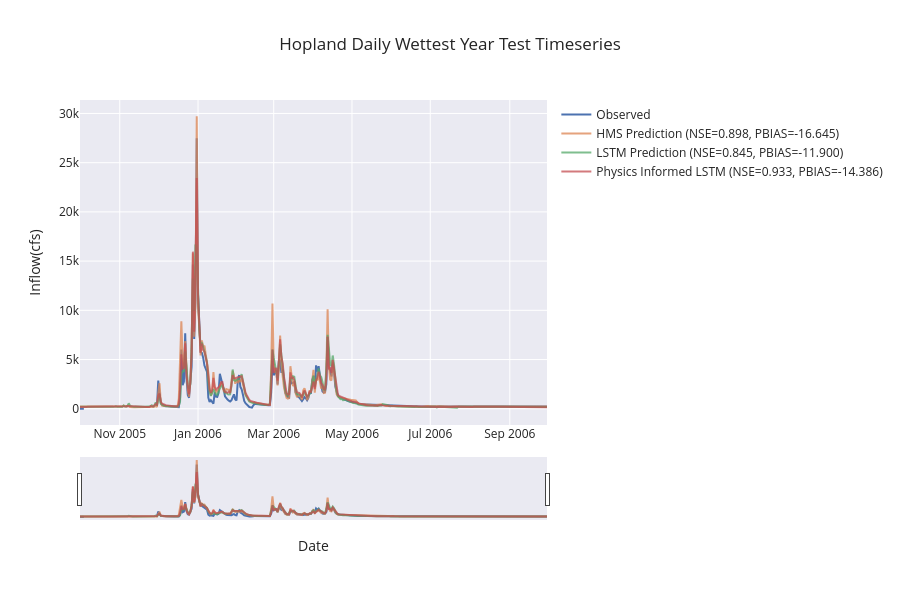

Notebook cell for this chart:
### Code cell
if not skip_best_model_test:
    plot_timeseries_comparison(source=(no_physics_test_csv, physics_test_csv, path_to_physics_data), title="Hopland Daily Wettest Year Test Timeseries", backend="plotly", metrics=metric_list, start_date=wettest_start_test, end_date=wettest_end_test, metrics_out="hopland_daily_test_wet_metrics.csv", ts_out="hopland_daily_test_wet_combined_ts.csv", fig_out="hopland_daily_test_wet_model_comparison.png", legend_font=12, axis_font=22)
else:
    plot_timeseries_comparison(source=combined_df, title="Hopland Daily Wettest Year Test Timeseries", backend="plotly", metrics=metric_list, start_date=wettest_start_test, end_date=wettest_end_test, metrics_out="hopland_daily_test_wet_metrics.csv", ts_out="hopland_daily_test_wet_combined_ts.csv", fig_out="hopland_daily_test_wet_model_comparison.png", legend_font=12, axis_font=22)

### Figure 1 — Plotly figure (JSON) as saved in the notebook; plotly's stock layout.template omitted (floating-point values rounded to 4 significant figures; data arrays with more than 128 entries replaced by an {"elided": "..."} marker saying what was removed)
{"data": [{"line": {"width": 2.0}, "mode": "lines", "name": "Observed", "x": {"elided": "365 str values"}, "y": {"elided": "365 float values"}, "type": "scatter"}, {"line": {"width": 2.0}, "mode": "lines", "name": "HMS Prediction (NSE=0.898, PBIAS=-16.645)", "opacity": 0.75, "x": {"elided": "365 str values"}, "y": {"elided": "365 float values"}, "type": "scatter"}, {"line": {"width": 2.0}, "mode": "lines", "name": "LSTM Prediction (NSE=0.845, PBIAS=-11.900)", "opacity": 0.75, "x": {"elided": "365 str values"}, "y": {"elided": "365 float values"}, "type": "scatter"}, {"line": {"width": 2.0}, "mode": "lines", "name": "Physics Informed LSTM (NSE=0.933, PBIAS=-14.386)", "opacity": 0.75, "x": {"elided": "365 str values"}, "y": {"elided": "365 float values"}, "type": "scatter"}], "layout": {"legend": {"font": {"size": 12}, "x": 1.02, "y": 1, "xanchor": "left", "yanchor": "top", "bgcolor": "rgba(0,0,0,0)"}, "xaxis": {"rangeslider": {"visible": true}, "title": {"text": "Date"}, "type": "date"}, "margin": {"r": 300}, "title": {"text": "Hopland Daily Wettest Year Test Timeseries"}, "height": 600, "yaxis": {"title": {"text": "Inflow(cfs)"}}, "hovermode": "x unified"}}
